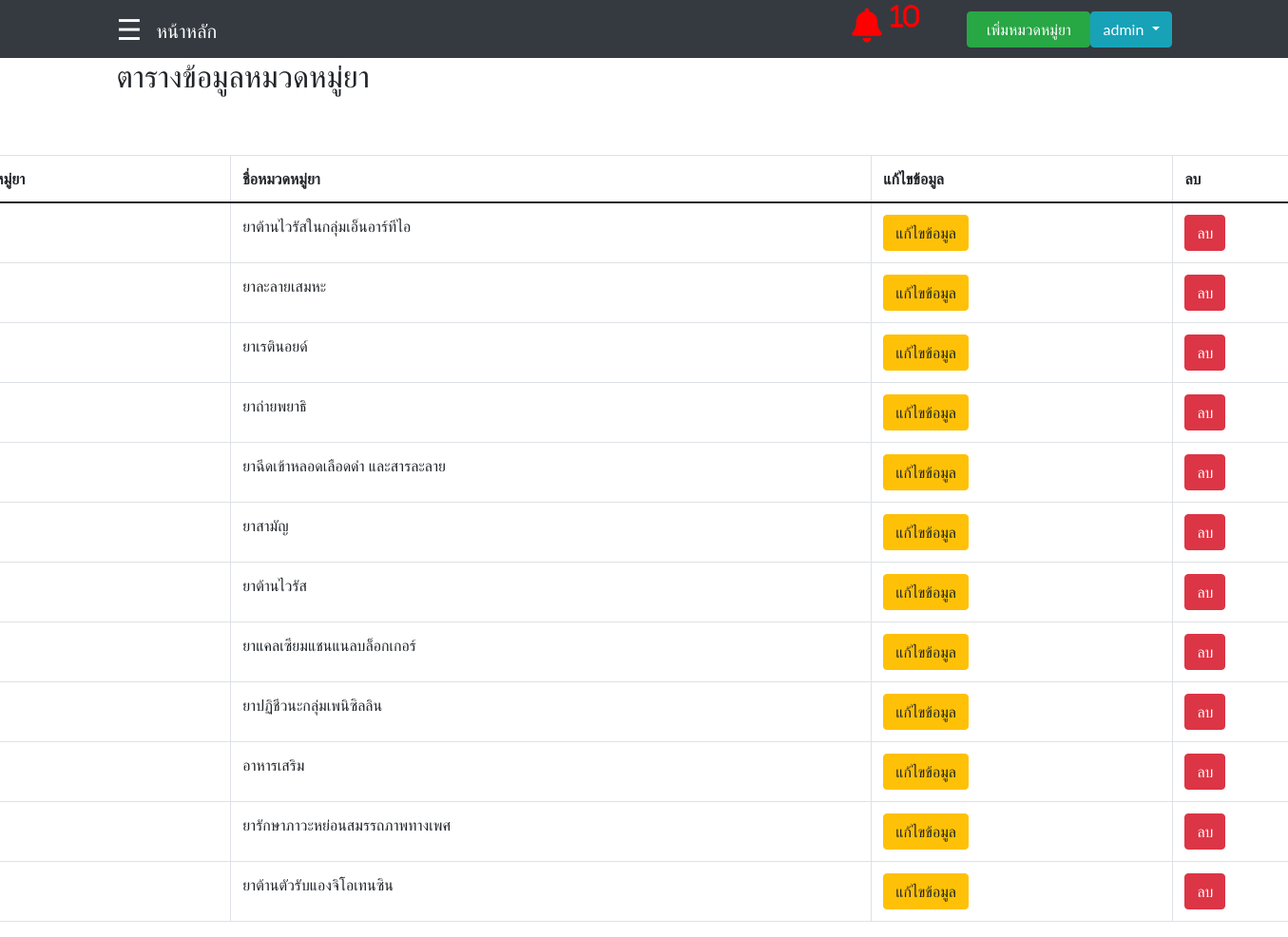
Page /Cateshow.php (signed in) on the committed database.
### tables this page shows
CREATE TABLE `tbl_cate` (
  `CateId` int(11) NOT NULL,
  `CateName` varchar(255) DEFAULT NULL
);

### Cateshow.php (the view, shortened to what this page needs)
<?php
     include('Connect.php');
    $sql = "SELECT * FROM tbl_med WHERE MedTotal <= MedPoint";
    $result1 = $conn->query($sql);
    $med = array();
        while($row = $result1->fetch_assoc())
        {
            $med[] = $row;
        }
        $Alert = 0;
?>
<!DOCTYPE html>
<html lang="en">
<head>
    <link rel="stylesheet" type="text/css" href="https://cdnjs.cloudflare.com/ajax/libs/sweetalert/1.1.3/sweetalert.min.css">
    <nav class="navbar navbar-expand-sm navbar-dark bg-dark">
            <div class="container">
                <div style='margin-right: 15px'>
                    <?php
                    include('slidebar.php');
                    ?>
                <div>
                  <a href="main.php" class="navbar-brand">หน้าหลัก</a>
                  <a herf="main.php"><i class="fa fa-bell" data-toggle="modal" data-target="#centralModalLg" style ="font-size: 36px; color:
                     <?php
                        if((count($med)+$Alert) > 0)
                            {
                                echo "red";
                            }
                        else
                            {
                                echo "white";
                            }
                        ?>
                        ; margin-left: 18em;" aria-hidden="true">
                        <?php
                            if((count($med)+$Alert) > 0)
                                {
                                    echo "<sup>".(count($med)+$Alert)."</sup>";
                                }
                        ?>
                        </i>
                    </a>
                </div>
                <div id="navbar1" class="collapse navbar-collapse" style='justify-content: end;'>
                    <div class="dropdown">
                        <div id="navbar1" class="collapse navbar-collapse">
                            <ul class="navbar-nav ms-auto">
                            <li class="nav-item">
                                    <td><a href="Cateadd.php" class ="btn btn-success" style ="width: 130px;">เพิ่มหมวดหมู่ยา</a></td>
                                </li>
                                <button class="btn btn-info  dropdown-toggle" type="button" id="dropdownMenuButton" data-toggle="dropdown" aria-haspopup="true" aria-expanded="false"
                                ><?php echo $_SESSION['StaffName'] ?>
                                </button>
                            </ul>
                        </div>
                    </div>
                </div>
</head>
<body>
    <div class="container-sm">
    <h2>ตารางข้อมูลหมวดหมู่ยา</h2>
        <table class="table table-bordered" style="width:1500px; margin-left:-200px ; margin-top: 4rem;">
            <thead>
                <tr>
                    <th>รหัสหมวดหมู่ยา</th>
                    <th>ชื่อหมวดหมู่ยา</th>
                    <th>แก้ไขข้อมูล</th>
                    <th>ลบ</th>
                </tr>
            </thead>
            <tbody>
                <?php
                        $sql = 'SELECT * FROM tbl_cate';
                        $result = $conn->query($sql);
                        $data = array();
                        while($row = $result->fetch_assoc()) {
                            $data[] = $row;
                        }
                        foreach($data as $key => $Cate){
                ?>
                    <tr>
                        <td><?php echo $Cate["CateId"]; ?></td>
                        <td><?php echo $Cate["CateName"]; ?></td>
                        <td><a href="Cateedit.php?update_id=<?php echo $Cate["CateId"];?>" class="btn btn-warning">แก้ไขข้อมูล</a></td>
                        <form action = "Cateshow.php" method = "POST">
                            <td><button class ="btn btn-danger" type = "submit" name = "delete" onclick ="deleteFunction(`<?php echo $Cate['CateId']; ?>`)">ลบ</button></td>
                        </form>
                    </tr>
                    <?php } ?>
            </tbody>
        </table>
    </div>
</body>
</html>

### slidebar.php (style rules this page uses)
body { font-family: "Lato", sans-serif; }

### rows in the picture
tbl_cate: CateName "ยาต้านไวรัสในกลุ่มเอ็นอาร์ทีไอ"
tbl_cate: CateName "ยาละลายเสมหะ"
tbl_cate: CateName "ยาเรตินอยด์"
tbl_cate: CateName "ยาถ่ายพยาธิ"
tbl_cate: CateName "ยาฉีดเข้าหลอดเลือดดำ และสารละลาย"
tbl_cate: CateName "ยาสามัญ"
tbl_cate: CateName "ยาต้านไวรัส"
tbl_cate: CateName "ยาแคลเซียมแชนแนลบล็อกเกอร์"
tbl_cate: CateName "ยาปฏิชีวนะกลุ่มเพนิซิลลิน"
tbl_cate: CateName "อาหารเสริม"
tbl_cate: CateName "ยารักษาภาวะหย่อนสมรรถภาพทางเพศ"
tbl_cate: CateName "ยาต้านตัวรับแองจิโอเทนซิน"

### other values in the picture
count($med)+$Alert "10"
$_SESSION['StaffName'] "admin"
